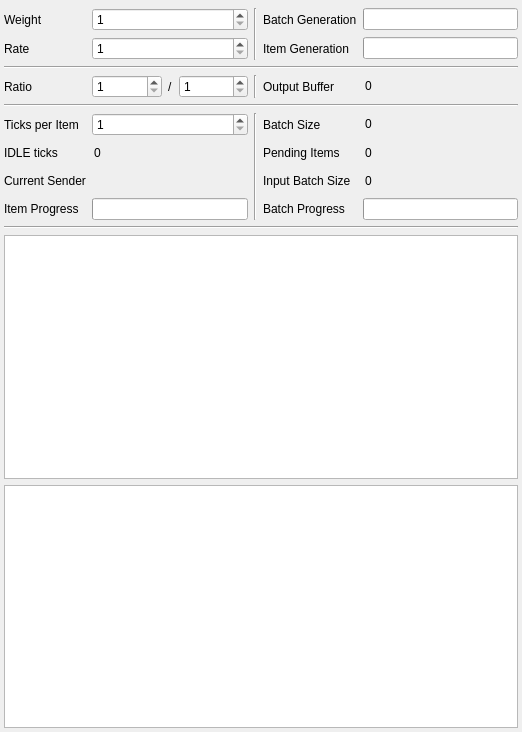
<?xml version="1.0" encoding="UTF-8"?>
<ui version="4.0">
 <class>entity_details</class>
 <widget class="QWidget" name="entity_details">
  <property name="geometry">
   <rect>
    <x>0</x>
    <y>0</y>
    <width>522</width>
    <height>732</height>
   </rect>
  </property>
  <property name="windowTitle">
   <string>Form</string>
  </property>
  <layout class="QGridLayout" name="gridLayout">
   <property name="leftMargin">
    <number>4</number>
   </property>
   <property name="topMargin">
    <number>8</number>
   </property>
   <property name="rightMargin">
    <number>4</number>
   </property>
   <property name="bottomMargin">
    <number>4</number>
   </property>
   <item row="2" column="4">
    <widget class="QProgressBar" name="source_batch_generation">
     <property name="value">
      <number>0</number>
     </property>
     <property name="textVisible">
      <bool>false</bool>
     </property>
    </widget>
   </item>
   <item row="3" column="0">
    <widget class="QLabel" name="source_rate_label">
     <property name="enabled">
      <bool>true</bool>
     </property>
     <property name="text">
      <string>Rate</string>
     </property>
    </widget>
   </item>
   <item row="3" column="3">
    <widget class="QLabel" name="source_item_generation_label">
     <property name="text">
      <string>Item Generation</string>
     </property>
    </widget>
   </item>
   <item row="8" column="4">
    <widget class="QSpinBox" name="sink_batch_size">
     <property name="styleSheet">
      <string notr="true">background-color: transparent</string>
     </property>
     <property name="frame">
      <bool>false</bool>
     </property>
     <property name="readOnly">
      <bool>true</bool>
     </property>
     <property name="buttonSymbols">
      <enum>QAbstractSpinBox::NoButtons</enum>
     </property>
     <property name="keyboardTracking">
      <bool>false</bool>
     </property>
     <property name="minimum">
      <number>0</number>
     </property>
     <property name="maximum">
      <number>999999</number>
     </property>
     <property name="value">
      <number>0</number>
     </property>
    </widget>
   </item>
   <item row="3" column="4">
    <widget class="QProgressBar" name="source_item_generation">
     <property name="value">
      <number>0</number>
     </property>
     <property name="textVisible">
      <bool>false</bool>
     </property>
    </widget>
   </item>
   <item row="9" column="1">
    <widget class="QSpinBox" name="sink_idle_ticks">
     <property name="styleSheet">
      <string notr="true">background-color: transparent</string>
     </property>
     <property name="frame">
      <bool>false</bool>
     </property>
     <property name="readOnly">
      <bool>true</bool>
     </property>
     <property name="buttonSymbols">
      <enum>QAbstractSpinBox::NoButtons</enum>
     </property>
     <property name="keyboardTracking">
      <bool>false</bool>
     </property>
     <property name="minimum">
      <number>0</number>
     </property>
     <property name="maximum">
      <number>999999</number>
     </property>
     <property name="value">
      <number>0</number>
     </property>
    </widget>
   </item>
   <item row="3" column="1">
    <widget class="QSpinBox" name="source_rate">
     <property name="minimum">
      <number>1</number>
     </property>
     <property name="maximum">
      <number>999999</number>
     </property>
    </widget>
   </item>
   <item row="2" column="3">
    <widget class="QLabel" name="source_batch_generation_label">
     <property name="text">
      <string>Batch Generation</string>
     </property>
    </widget>
   </item>
   <item row="2" column="0">
    <widget class="QLabel" name="source_weight_label">
     <property name="text">
      <string>Weight</string>
     </property>
    </widget>
   </item>
   <item row="9" column="3">
    <widget class="QLabel" name="sink_pending_items_label">
     <property name="text">
      <string>Pending Items</string>
     </property>
    </widget>
   </item>
   <item row="5" column="0">
    <widget class="QLabel" name="stage_ratio_label">
     <property name="text">
      <string>Ratio</string>
     </property>
    </widget>
   </item>
   <item row="5" column="1">
    <widget class="QFrame" name="stage_ratio_frame">
     <property name="sizePolicy">
      <sizepolicy hsizetype="Minimum" vsizetype="Minimum">
       <horstretch>0</horstretch>
       <verstretch>0</verstretch>
      </sizepolicy>
     </property>
     <property name="frameShape">
      <enum>QFrame::NoFrame</enum>
     </property>
     <property name="frameShadow">
      <enum>QFrame::Raised</enum>
     </property>
     <layout class="QHBoxLayout" name="horizontalLayout">
      <property name="leftMargin">
       <number>0</number>
      </property>
      <property name="topMargin">
       <number>0</number>
      </property>
      <property name="rightMargin">
       <number>0</number>
      </property>
      <property name="bottomMargin">
       <number>0</number>
      </property>
      <item>
       <widget class="QSpinBox" name="ratio_in">
        <property name="sizePolicy">
         <sizepolicy hsizetype="Minimum" vsizetype="Fixed">
          <horstretch>0</horstretch>
          <verstretch>0</verstretch>
         </sizepolicy>
        </property>
        <property name="minimum">
         <number>1</number>
        </property>
        <property name="maximum">
         <number>99</number>
        </property>
       </widget>
      </item>
      <item>
       <widget class="QLabel" name="ratio_separator_label">
        <property name="sizePolicy">
         <sizepolicy hsizetype="Fixed" vsizetype="Minimum">
          <horstretch>0</horstretch>
          <verstretch>0</verstretch>
         </sizepolicy>
        </property>
        <property name="text">
         <string>/</string>
        </property>
       </widget>
      </item>
      <item>
       <widget class="QSpinBox" name="ratio_out">
        <property name="sizePolicy">
         <sizepolicy hsizetype="Minimum" vsizetype="Fixed">
          <horstretch>0</horstretch>
          <verstretch>0</verstretch>
         </sizepolicy>
        </property>
        <property name="minimum">
         <number>1</number>
        </property>
        <property name="maximum">
         <number>99</number>
        </property>
       </widget>
      </item>
     </layout>
    </widget>
   </item>
   <item row="12" column="0" colspan="5">
    <widget class="Line" name="sink_line_2">
     <property name="orientation">
      <enum>Qt::Horizontal</enum>
     </property>
    </widget>
   </item>
   <item row="9" column="0">
    <widget class="QLabel" name="sink_idle_ticks_label">
     <property name="text">
      <string>IDLE ticks</string>
     </property>
    </widget>
   </item>
   <item row="11" column="1">
    <widget class="QProgressBar" name="sink_item_progress">
     <property name="value">
      <number>0</number>
     </property>
     <property name="textVisible">
      <bool>false</bool>
     </property>
    </widget>
   </item>
   <item row="5" column="3">
    <widget class="QLabel" name="stage_output_buffer_label">
     <property name="text">
      <string>Output Buffer</string>
     </property>
    </widget>
   </item>
   <item row="13" column="0" colspan="5">
    <widget class="QTreeView" name="state"/>
   </item>
   <item row="11" column="4">
    <widget class="QProgressBar" name="sink_batch_progress">
     <property name="value">
      <number>0</number>
     </property>
     <property name="textVisible">
      <bool>false</bool>
     </property>
    </widget>
   </item>
   <item row="10" column="4">
    <widget class="QSpinBox" name="sink_input_batch_size">
     <property name="styleSheet">
      <string notr="true">background-color: transparent</string>
     </property>
     <property name="frame">
      <bool>false</bool>
     </property>
     <property name="readOnly">
      <bool>true</bool>
     </property>
     <property name="buttonSymbols">
      <enum>QAbstractSpinBox::NoButtons</enum>
     </property>
     <property name="keyboardTracking">
      <bool>false</bool>
     </property>
     <property name="minimum">
      <number>0</number>
     </property>
     <property name="maximum">
      <number>999999</number>
     </property>
     <property name="value">
      <number>0</number>
     </property>
    </widget>
   </item>
   <item row="11" column="3">
    <widget class="QLabel" name="sink_batch_progress_label">
     <property name="text">
      <string>Batch Progress</string>
     </property>
    </widget>
   </item>
   <item row="8" column="2" rowspan="4">
    <widget class="Line" name="sink_line_1">
     <property name="orientation">
      <enum>Qt::Vertical</enum>
     </property>
    </widget>
   </item>
   <item row="5" column="2">
    <widget class="Line" name="stage_line_1">
     <property name="orientation">
      <enum>Qt::Vertical</enum>
     </property>
    </widget>
   </item>
   <item row="10" column="3">
    <widget class="QLabel" name="sink_input_batch_size_label">
     <property name="text">
      <string>Input Batch Size</string>
     </property>
    </widget>
   </item>
   <item row="8" column="1">
    <widget class="QSpinBox" name="sink_ticks_per_item">
     <property name="minimum">
      <number>1</number>
     </property>
     <property name="maximum">
      <number>999999</number>
     </property>
    </widget>
   </item>
   <item row="14" column="0" colspan="5">
    <widget class="QListWidget" name="mailbox"/>
   </item>
   <item row="10" column="0">
    <widget class="QLabel" name="sink_current_sender_label">
     <property name="text">
      <string>Current Sender</string>
     </property>
    </widget>
   </item>
   <item row="11" column="0">
    <widget class="QLabel" name="sink_item_progress_label">
     <property name="text">
      <string>Item Progress</string>
     </property>
    </widget>
   </item>
   <item row="2" column="1">
    <widget class="QSpinBox" name="source_weight">
     <property name="minimum">
      <number>1</number>
     </property>
     <property name="maximum">
      <number>999999</number>
     </property>
    </widget>
   </item>
   <item row="2" column="2" rowspan="2">
    <widget class="Line" name="source_line_1">
     <property name="orientation">
      <enum>Qt::Vertical</enum>
     </property>
    </widget>
   </item>
   <item row="5" column="4">
    <widget class="QSpinBox" name="stage_output_buffer">
     <property name="styleSheet">
      <string notr="true">background-color: transparent</string>
     </property>
     <property name="frame">
      <bool>false</bool>
     </property>
     <property name="readOnly">
      <bool>true</bool>
     </property>
     <property name="buttonSymbols">
      <enum>QAbstractSpinBox::NoButtons</enum>
     </property>
     <property name="keyboardTracking">
      <bool>false</bool>
     </property>
     <property name="minimum">
      <number>0</number>
     </property>
     <property name="maximum">
      <number>999999</number>
     </property>
     <property name="value">
      <number>0</number>
     </property>
    </widget>
   </item>
   <item row="4" column="0" colspan="5">
    <widget class="Line" name="source_line_2">
     <property name="orientation">
      <enum>Qt::Horizontal</enum>
     </property>
    </widget>
   </item>
   <item row="9" column="4">
    <widget class="QSpinBox" name="sink_pending_items">
     <property name="styleSheet">
      <string notr="true">background-color: transparent</string>
     </property>
     <property name="frame">
      <bool>false</bool>
     </property>
     <property name="readOnly">
      <bool>true</bool>
     </property>
     <property name="buttonSymbols">
      <enum>QAbstractSpinBox::NoButtons</enum>
     </property>
     <property name="keyboardTracking">
      <bool>false</bool>
     </property>
     <property name="minimum">
      <number>0</number>
     </property>
     <property name="maximum">
      <number>999999</number>
     </property>
     <property name="value">
      <number>0</number>
     </property>
    </widget>
   </item>
   <item row="8" column="3">
    <widget class="QLabel" name="sink_batch_size_label">
     <property name="text">
      <string>Batch Size</string>
     </property>
    </widget>
   </item>
   <item row="6" column="0" rowspan="2" colspan="5">
    <widget class="Line" name="stage_line_2">
     <property name="orientation">
      <enum>Qt::Horizontal</enum>
     </property>
    </widget>
   </item>
   <item row="8" column="0">
    <widget class="QLabel" name="sink_ticks_per_item_label">
     <property name="text">
      <string>Ticks per Item</string>
     </property>
    </widget>
   </item>
   <item row="10" column="1">
    <widget class="QLabel" name="sink_current_sender">
     <property name="sizePolicy">
      <sizepolicy hsizetype="Minimum" vsizetype="Preferred">
       <horstretch>0</horstretch>
       <verstretch>0</verstretch>
      </sizepolicy>
     </property>
     <property name="text">
      <string/>
     </property>
    </widget>
   </item>
  </layout>
 </widget>
 <resources/>
 <connections/>
</ui>
